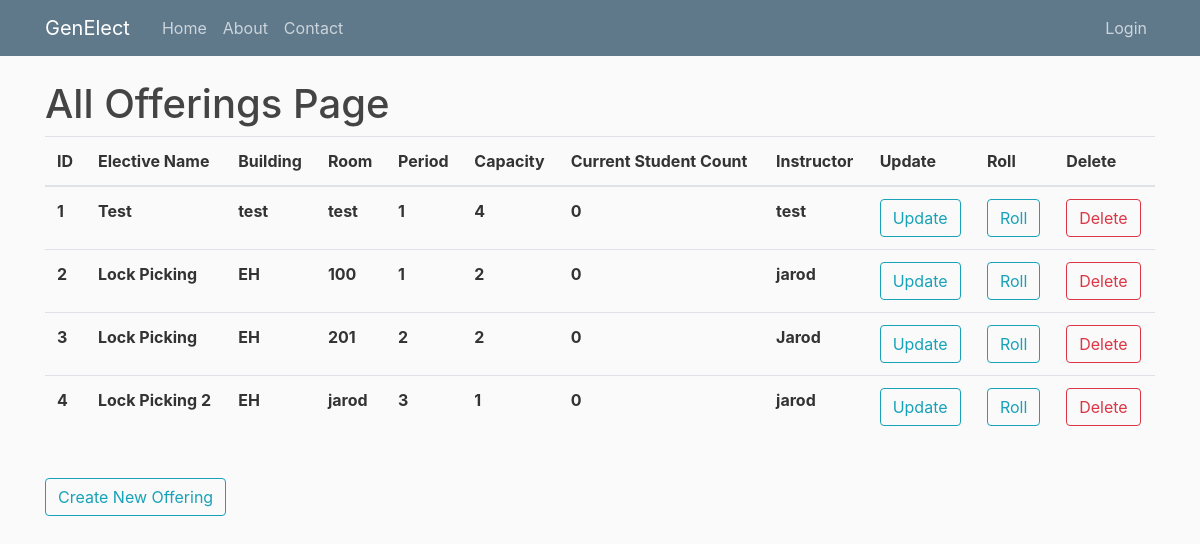
Page /allofferings on the earlier database version.
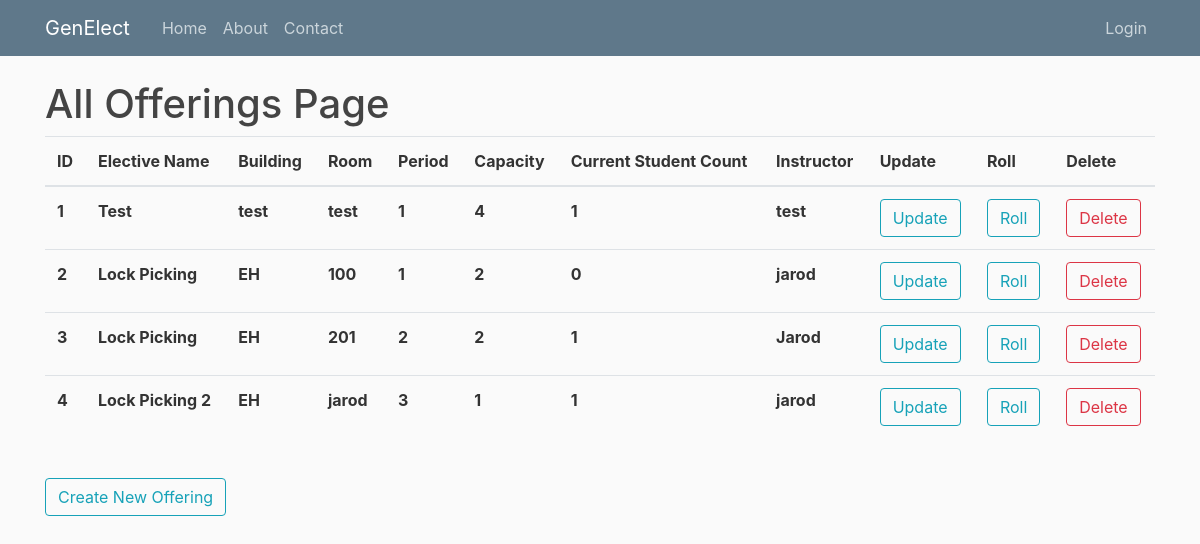
Same page on the later database version.
### genElect/models.py (models this page shows)
class Base(db.Model):
    __abstract__ = True
    id = db.Column(db.Integer, primary_key=True, autoincrement=True)
    date_created = db.Column(db.DateTime, default=db.func.current_timestamp())
    date_modified = db.Column(db.DateTime, default=db.func.current_timestamp(),
            onupdate=db.func.current_timestamp())

class Offerings(Base):
    __tablename__ = 'offerings'
    day = db.Column(db.Date)
    period_start = db.Column(db.Integer)
    period_length = db.Column(db.Integer)
    building = db.Column(db.String(100))
    room = db.Column(db.String(100))
    instructor = db.Column(db.String(100))
    current_count = db.Column(db.Integer)
    capacity = db.Column(db.Integer)
    elective_id = db.Column(db.Integer, db.ForeignKey('electives.id'), nullable=False)
    registrations = db.relationship('Registrations', backref='offering', lazy=True)

class Electives(Base):
    __tablename__ = 'electives'
    name = db.Column(db.String(100))
    description = db.Column(db.String(500))
    prerequisites = db.Column(db.String(500))
    offerings = db.relationship('Offerings', backref='elective', lazy=True)
    completed_users = db.relationship('Completions', backref='elective', lazy=True)

### genElect/__init__.py (the view)
@app.route("/allofferings")
def allofferings():
    offerings = Offerings.query.all()
    return render_template('allofferings.html', offerings=offerings, title="Offerings")

### genElect/templates/allofferings.html
{% extends "layout.html" %}
{% block content %}
    <h1>All Offerings Page</h1>
	<table class="table">
	  <thead>
	    <tr>
	      <th scope="col">ID</th>
	      <th scope="col">Elective Name</th>
	      <th scope="col">Building</th>
	      <th scope="col">Room</th>
	      <th scope="col">Period</th>
	      <th scope="col">Capacity</th>
	      <th scope="col">Current Student Count</th>
	      <th scope="col">Instructor</th>
	      <th scope="col">Update</th>
	      <th scope="col">Roll</th>
	      <th scope="col">Delete</th>
	    </tr>
	  </thead>
	  <tbody>
	  	{% for offering in offerings %}
	    <tr>
	      <th scope="row">{{offering.id}}</th>
	      <th scope="row">{{offering.elective.name}}</th>
	      <th scope="row">{{offering.building}}</th>
	      <th scope="row">{{offering.room}}</th>
	      <th scope="row">{{offering.period_start}}</th>
	      <th scope="row">{{offering.capacity}}</th>
	      <th scope="row">{{offering.current_count}}</th>
	      <th scope="row">{{offering.instructor}}</th>
	      <th scope="row"><button type="button" onclick="window.location.href = '/editoffering/{{offering.id}}'" class="btn btn-outline-info">Update</button></th>
	      <th scope="row"><button type="button" onclick="window.location.href = '/roll/{{offering.id}}'" class="btn btn-outline-info">Roll</button></th>
	      <th scope="row"><button type="button" onclick="window.location.href = 'deleteoffering/{{offering.id}}'" class="btn btn-outline-danger">Delete</button></th>
	    </tr>
	    {% endfor %}
	  </tbody>
	</table>
    <br>
    <button type="button" onclick="window.location.href = '/createoffering'" class="btn btn-outline-info">Create New Offering</button>
{% endblock content %}

Differences in the rows shown:
changed Offerings "test": current_count "0" → "1"
changed Offerings "Jarod": current_count "0" → "1"
changed Offerings "Lock Picking 2": current_count "0" → "1"
